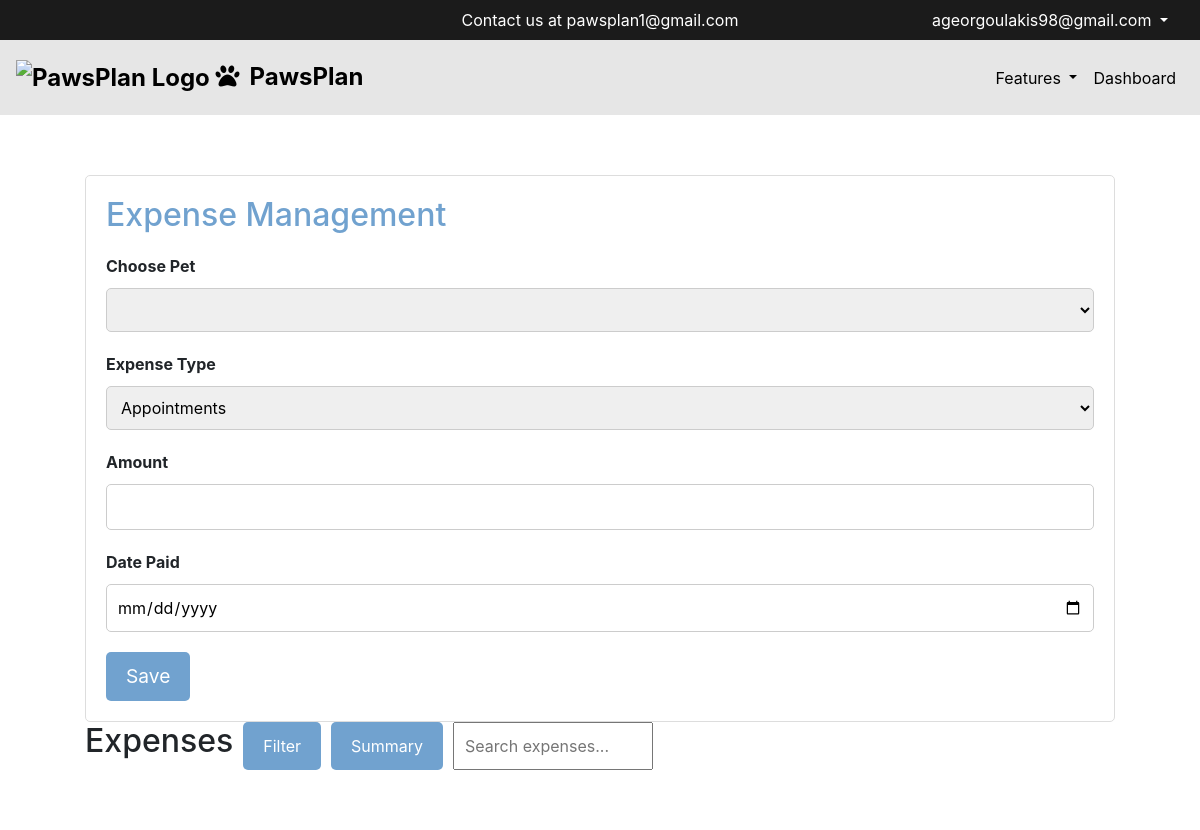
Page /expense_management (signed in) on the earlier database version.
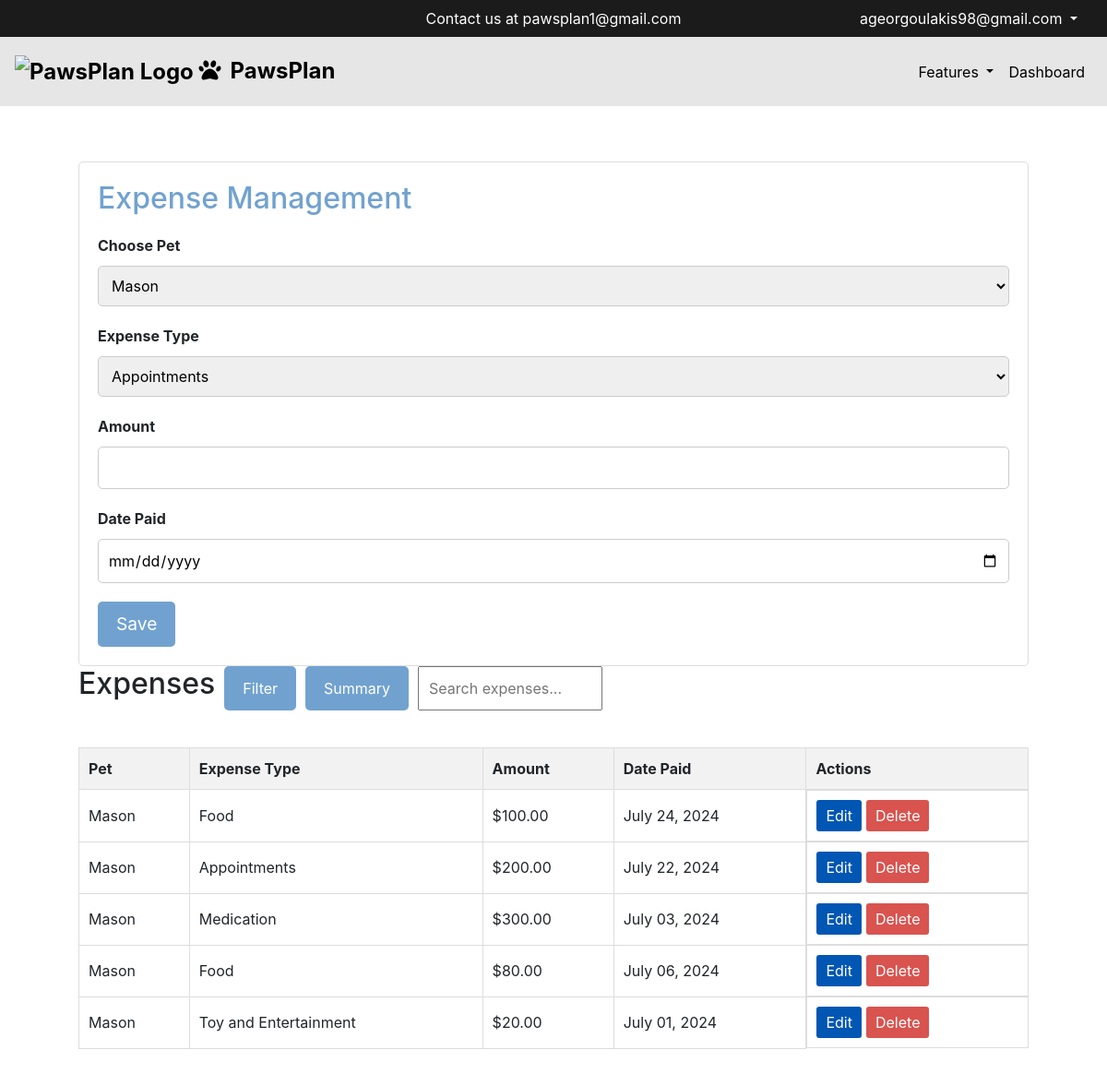
Same page on the later database version.
### app/models.py (models this page shows, shortened)
class User(db.Model, UserMixin):
    id = db.Column(db.Integer, primary_key=True)
    username = db.Column(db.String(20), unique=True, nullable=False)
    email = db.Column(db.String(120), unique=True, nullable=False)
    image_file = db.Column(db.String(20), nullable=False, default='default.jpg')
    password = db.Column(db.String(60), nullable=False)
    is_verified = db.Column(db.Boolean, nullable=False, default=False)
    pets = db.relationship('Pet', backref='owner', lazy=True)

class Expense(db.Model):
    id = db.Column(db.Integer, primary_key=True)
    pet_id = db.Column(db.Integer, db.ForeignKey('pet.id'), nullable=False)
    expense_type = db.Column(db.String(100), nullable=False)
    amount = db.Column(db.Numeric(10, 2), nullable=False)
    date = db.Column(db.Date, nullable=False)
    pet = db.relationship('Pet', backref='expenses', lazy=True)

class Pet(db.Model):
    id = db.Column(db.Integer, primary_key=True)
    name = db.Column(db.String(100), nullable=False)
    gender = db.Column(db.String(6), nullable=False)
    breed = db.Column(db.String(100), nullable=False)
    age = db.Column(db.Integer, nullable=False)
    picture = db.Column(db.String(100), nullable=False)  # storing filename
    user_id = db.Column(db.Integer, db.ForeignKey('user.id'), nullable=False)
    histories = db.relationship('PetHistory', backref='pet', lazy=True)
    appointments = db.relationship('VetAppointment', backref='pet', lazy=True)
    vaccine_records = db.relationship('VaccineRecord', backref='pet', lazy=True)
    feeding_schedules = db.relationship('FeedingSchedule', backref='pet', lazy=True)

### app/routes.py (the view, shortened to what this page needs)
@bp.route('/expense_management', methods=['GET', 'POST'])
@login_required
def expense_management():
    form = ExpenseForm()
    pets = Pet.query.filter_by(user_id=current_user.id).all()
    expense_types = ['Appointments','Vaccination','Food','Medication','Grooming','Toy and Entertainment','Training','Insurance','Pet Sitting','Travel','Registration','Accessories','Miscellaneous Supplies','Dietary Supplements','Subscriptions','Events','Other']
    sort_pet = request.args.get('sort_pet')
    sort_expense_type = request.args.get('sort_expense_type')
    sort_amount = request.args.get('sort_amount')
    sort_date = request.args.get('sort_date')
    expenses_query = Expense.query.join(Pet).filter(Pet.user_id == current_user.id)
    if sort_pet:
        expenses_query = expenses_query.filter(Expense.pet_id == sort_pet)
    if sort_expense_type:
        expenses_query = expenses_query.filter(Expense.expense_type == sort_expense_type)
    if sort_amount:
        if sort_amount == 'asc':
            expenses_query = expenses_query.order_by(Expense.amount.asc())
        else:
            expenses_query = expenses_query.order_by(Expense.amount.desc())
    if sort_date:
        if sort_date == 'asc':
            expenses_query = expenses_query.order_by(Expense.date.asc())
        else:
            expenses_query = expenses_query.order_by(Expense.date.desc())
    expenses = expenses_query.all()
    total_expenses = sum(expense.amount for expense in expenses)
    expense_summary = {expense_type: 0 for expense_type in expense_types}
    for expense in expenses:
        if expense.expense_type in expense_summary:
            expense_summary[expense.expense_type] += expense.amount
        else:
            expense_summary['Other'] += expense.amount
    return render_template(
        'expense_management.html',
        form=form,
        expenses=expenses,
        pets=pets,
        expense_types=expense_types,
        total_expenses=total_expenses,
        expense_summary=expense_summary,
        sort_pet=sort_pet,
        sort_expense_type=sort_expense_type,
        sort_amount=sort_amount,
        sort_date=sort_date
    )

### app/models.py (called while the page is built)
@login_manager.user_loader
def load_user(user_id):
    return User.query.get(int(user_id))

### app/templates/expense_management.html (shortened to what this page needs)
{% extends "base.html" %}
{% block content %}
<div class="main-content-container">
    <div class="main-content">
        <div class="expense-form">
            <h1>Expense Management</h1>
            <form method="post">
                <label for="pet">Choose Pet</label>
                {{ form.pet }}
                <label for="expense_type">Expense Type</label>
                {{ form.expense_type }}
                <label for="amount">Amount</label>
                {{ form.amount }}
                <label for="date">Date Paid</label>
                {{ form.date }}
                <button type="submit" class="btn-save">Save</button>
            </form>
        </div>
        <div class="filter-form">
            <h2>Expenses</h2>
            <button type="button" class="btn btn-primary" onclick="toggleSortBox()">Filter</button>
            <button type="button" class="btn btn-primary" onclick="toggleSummaryBox()">Summary</button>
            <input type="text" id="searchInput" placeholder="Search expenses..." oninput="filterExpenses()" style="padding: 10px; width: 200px;">
        </div>
        {% if expenses %}
        <table class="expense-table">
            <thead>
                <tr>
                    <th>Pet</th>
                    <th>Expense Type</th>
                    <th>Amount</th>
                    <th>Date Paid</th>
                    <th>Actions</th>
                </tr>
            </thead>
            <tbody>
                {% for expense in expenses %}
                <tr>
                    <td>{{ expense.pet.name }}</td>
                    <td>{{ expense.expense_type }}</td>
                    <td>${{ '%.2f' % expense.amount }}</td>
                    <td>{{ expense.date.strftime('%B %d, %Y') }}</td>
                    <td class="actions">
                        <a href="{{ url_for('main.edit_expense', expense_id=expense.id) }}" class="btn-edit">Edit</a>
                        <form method="POST" action="{{ url_for('main.delete_expense', expense_id=expense.id) }}" style="display:inline;">
                            <button type="submit" class="btn-delete">Delete</button>
                        </form>
                    </td>
                </tr>
                {% endfor %}
            </tbody>
        </table>
        {% endif %}
    </div>
</div>
{% endblock %}

### app/templates/base.html (shortened to what this page needs)
<!DOCTYPE html>
<html lang="en">
<head>
    <link rel="stylesheet" href="https://stackpath.bootstrapcdn.com/bootstrap/4.5.2/css/bootstrap.min.css">
</head>
<body>
    {% block content_no_style %}
        <nav class="navbar navbar-expand-lg navbar-secondary">
            <div class="contact-text">Contact us at pawsplan1@gmail.com</div>
            {% if current_user.is_authenticated %}
                <div class="nav-item dropdown ml-auto">
                    <a class="nav-link dropdown-toggle user-email" href="#" id="userDropdown" role="button" data-toggle="dropdown" aria-haspopup="true" aria-expanded="false">
                        {{ current_user.email }}
                    </a>
                </div>
            {% endif %}
        </nav>
        <nav class="navbar navbar-expand-lg navbar-custom">
            <a class="navbar-brand" href="{{ url_for('main.home') }}">
                <img src="https://www.edsaugusta.com/wp-content/uploads/2024/02/Paw-Print-Light-Blue-Transparent-01.png" alt="PawsPlan Logo" class="paw-icon-img">
                <i class="fas fa-paw paw-icon"></i>PawsPlan
            </a>
            <div class="collapse navbar-collapse" id="navbarNav">
                <ul class="navbar-nav ml-auto">
                    {% if current_user.is_authenticated %}
                        <li class="nav-item dropdown">
                            <a class="nav-link dropdown-toggle" href="#" id="navbarDropdown" role="button" data-toggle="dropdown" aria-haspopup="true" aria-expanded="false">
                                Features
                            </a>
                        </li>
                        <li class="nav-item">
                            <a class="nav-link" href="{{ url_for('main.dashboard') }}">Dashboard</a>
                        </li>
                    {% endif %}
                </ul>
            </div>
        </nav>
    {% endblock %}
    <div class="container">
        {% block content %}{% endblock %}
    </div>
</body>
</html>

### app/templates/base.html (style rules this page uses)
.navbar-custom { background-color: #e6e6e6; height: 75px; }
.navbar-custom .nav-link { color: black; }
.navbar-brand { color: black; font-size: 24px; font-weight: bold; text-decoration: none; }
.navbar-brand .paw-icon { margin-right: 10px; color: black; }
.navbar-secondary { background-color: #1b1b1b; height: 40px; display: flex; align-items: center; justify-content: center; color: white; position: relative; }
.navbar-secondary .contact-text { position: absolute; left: 50%; transform: translateX(-50%); text-align: center; }
.navbar-secondary .user-email { color: white; margin-left: auto; }
.paw-icon-img { height: 60px; width: auto; margin-right: 0px; }

### app/templates/expense_management.html (style rules this page uses)
body { background-image: url('https://assets.wfcdn.com/im/81456976/compr-r85/1178/117858037/fabric.jpg'); background-size: cover; background-attachment: fixed; background-position: center; background-repeat: no-repeat; }
.main-content-container { display: flex; justify-content: center; padding: 20px; margin-top: 20px; width: 100%; }
.main-content { background-color: white; border-radius: 10px; padding: 20px; width: 100%; max-width: 2500px; display: flex; flex-direction: column; }
.expense-form { width: 100%; padding: 20px; border: 1px solid #ddd; border-radius: 5px; background-color: #fff; }
.expense-form h1 { font-size: 2em; margin-bottom: 20px; color: #71a2cf; }
.expense-form label { display: block; margin-bottom: 10px; font-weight: bold; }
.expense-form select, .expense-form input[type="text"], .expense-form input[type="number"], .expense-form input[type="date"] { width: 100%; padding: 10px; margin-bottom: 20px; border: 1px solid #ccc; border-radius: 5px; }
.expense-form .btn-save { font-size: 1.2em; padding: 10px 20px; background-color: #71a2cf; color: #fff; border: none; border-radius: 5px; cursor: pointer; }
.filter-form { display: flex; gap: 10px; margin-bottom: 20px; }
.filter-form button { padding: 10px 20px; background-color: #71a2cf; color: #fff; border: none; border-radius: 5px; cursor: pointer; }
.expense-table { margin-top: 20px; width: 100%; border-collapse: collapse; }
.expense-table th, .expense-table td { border: 1px solid #ddd; padding: 10px; }
.expense-table th { background-color: #f2f2f2; font-weight: bold; }
.expense-table .actions { display: flex; gap: 5px; }
.expense-table .actions button, .expense-table .actions a { padding: 5px 10px; font-size: 1em; border: none; border-radius: 3px; cursor: pointer; display: inline-block; text-align: center; text-decoration: none; }
.expense-table .actions .btn-edit { background-color: #0056b3; color: #fff; }
.expense-table .actions .btn-delete { background-color: #d9534f; color: #fff; }

Differences in the rows shown:
added Expense: pet.name "Mason", expense_type "Food", amount "100.00", date "July 24, 2024"
added Expense: pet.name "Mason", expense_type "Appointments", amount "200.00", date "July 22, 2024"
added Expense: pet.name "Mason", expense_type "Medication", amount "300.00", date "July 03, 2024"
added Expense: pet.name "Mason", expense_type "Food", amount "80.00", date "July 06, 2024"
added Expense: pet.name "Mason", expense_type "Toy and Entertainment", amount "20.00", date "July 01, 2024"
Other differences:
form field pet: (not shown) → "Mason"
text now shown: "Pet Expense Type Amount Date Paid Actions"
